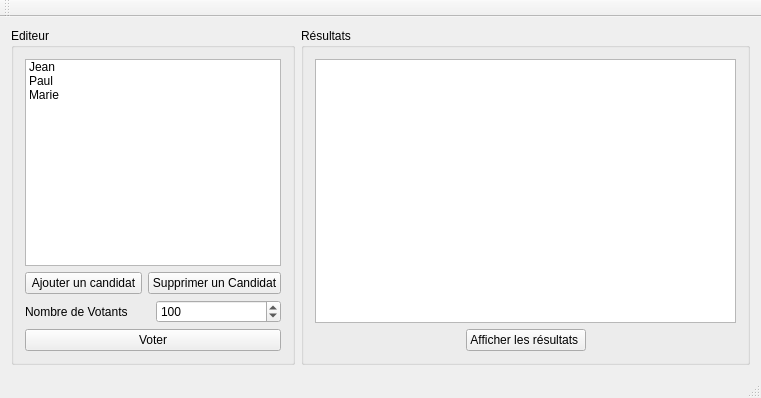
<?xml version="1.0" encoding="UTF-8"?>
<ui version="4.0">
 <class>MainWindow</class>
 <widget class="QMainWindow" name="MainWindow">
  <property name="geometry">
   <rect>
    <x>0</x>
    <y>0</y>
    <width>761</width>
    <height>398</height>
   </rect>
  </property>
  <property name="windowTitle">
   <string>MainWindow</string>
  </property>
  <widget class="QWidget" name="centralWidget">
   <layout class="QHBoxLayout" name="horizontalLayout_6">
    <item>
     <widget class="QGroupBox" name="groupBox">
      <property name="title">
       <string>Editeur</string>
      </property>
      <layout class="QVBoxLayout" name="verticalLayout">
       <item>
        <widget class="QListWidget" name="listWidget">
         <property name="sizePolicy">
          <sizepolicy hsizetype="Preferred" vsizetype="Expanding">
           <horstretch>0</horstretch>
           <verstretch>0</verstretch>
          </sizepolicy>
         </property>
         <property name="editTriggers">
          <set>QAbstractItemView::DoubleClicked|QAbstractItemView::EditKeyPressed|QAbstractItemView::SelectedClicked</set>
         </property>
         <item>
          <property name="text">
           <string>Jean</string>
          </property>
         </item>
         <item>
          <property name="text">
           <string>Paul</string>
          </property>
         </item>
         <item>
          <property name="text">
           <string>Marie</string>
          </property>
         </item>
        </widget>
       </item>
       <item>
        <layout class="QHBoxLayout" name="horizontalLayout">
         <item>
          <widget class="QPushButton" name="pb_addCandidat">
           <property name="text">
            <string>Ajouter un candidat</string>
           </property>
          </widget>
         </item>
         <item>
          <widget class="QPushButton" name="pb_removeCandidat">
           <property name="text">
            <string>Supprimer un Candidat</string>
           </property>
          </widget>
         </item>
        </layout>
       </item>
       <item>
        <layout class="QHBoxLayout" name="horizontalLayout_4">
         <item>
          <widget class="QLabel" name="label">
           <property name="text">
            <string>Nombre de Votants</string>
           </property>
          </widget>
         </item>
         <item>
          <widget class="QSpinBox" name="spinBox">
           <property name="maximum">
            <number>999999999</number>
           </property>
           <property name="value">
            <number>100</number>
           </property>
           <property name="displayIntegerBase">
            <number>10</number>
           </property>
          </widget>
         </item>
        </layout>
       </item>
       <item>
        <layout class="QHBoxLayout" name="horizontalLayout_2">
         <item>
          <widget class="QPushButton" name="pb_vote">
           <property name="text">
            <string>Voter</string>
           </property>
          </widget>
         </item>
        </layout>
       </item>
      </layout>
      <zorder>listWidget</zorder>
      <zorder></zorder>
      <zorder></zorder>
      <zorder></zorder>
     </widget>
    </item>
    <item>
     <widget class="QGroupBox" name="groupBox_3">
      <property name="title">
       <string>Résultats</string>
      </property>
      <layout class="QVBoxLayout" name="verticalLayout_2">
       <item>
        <widget class="QTableView" name="tableView"/>
       </item>
       <item>
        <layout class="QHBoxLayout" name="horizontalLayout_5">
         <item>
          <spacer name="horizontalSpacer_9">
           <property name="orientation">
            <enum>Qt::Horizontal</enum>
           </property>
           <property name="sizeHint" stdset="0">
            <size>
             <width>40</width>
             <height>20</height>
            </size>
           </property>
          </spacer>
         </item>
         <item>
          <widget class="QPushButton" name="pb_results">
           <property name="text">
            <string>Afficher les résultats </string>
           </property>
          </widget>
         </item>
         <item>
          <spacer name="horizontalSpacer_10">
           <property name="orientation">
            <enum>Qt::Horizontal</enum>
           </property>
           <property name="sizeHint" stdset="0">
            <size>
             <width>40</width>
             <height>20</height>
            </size>
           </property>
          </spacer>
         </item>
        </layout>
       </item>
      </layout>
     </widget>
    </item>
   </layout>
  </widget>
  <widget class="QMenuBar" name="menuBar">
   <property name="geometry">
    <rect>
     <x>0</x>
     <y>0</y>
     <width>761</width>
     <height>21</height>
    </rect>
   </property>
  </widget>
  <widget class="QToolBar" name="mainToolBar">
   <attribute name="toolBarArea">
    <enum>TopToolBarArea</enum>
   </attribute>
   <attribute name="toolBarBreak">
    <bool>false</bool>
   </attribute>
  </widget>
  <widget class="QStatusBar" name="statusBar"/>
 </widget>
 <layoutdefault spacing="6" margin="11"/>
 <resources/>
 <connections/>
</ui>
